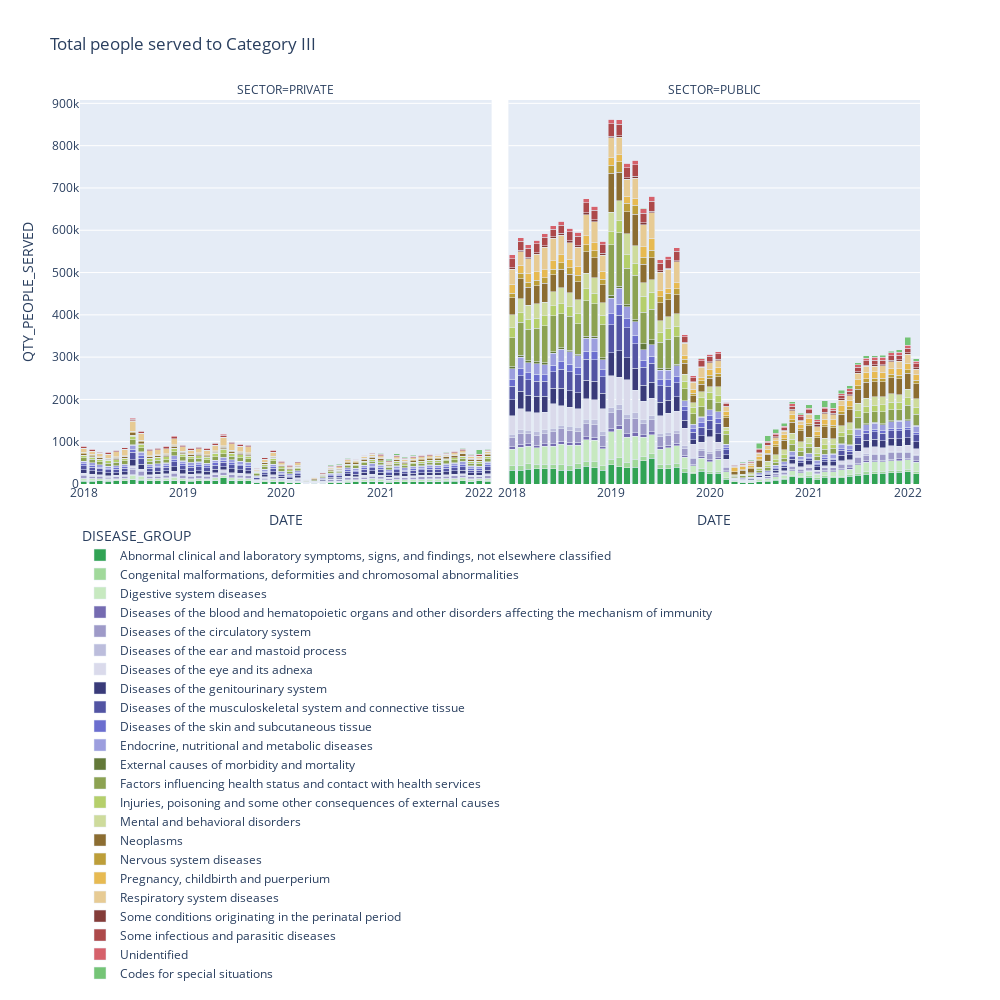

The cell this chart's notebook holds for it:
### Code cell
fig = px.bar(data_temp, 
             x="DATE", 
             y="QTY_PEOPLE_SERVED", 
             color="DISEASE_GROUP", 
             barmode="stack", 
             facet_col="SECTOR",
             width=1000, height=1000,
             color_discrete_map = dict_colors,
             title='Total people served to Category ' + CATEGORIA_STUDIO,
            )
        
fig.update_layout(legend=dict(yanchor="top",
                              y=-0.1,
                              xanchor="left",
                              x=0
                             ),
                  showlegend=True
                 )

fig.show()
fig.write_html("figures/Sector_"+CATEGORIA_STUDIO+".html")
